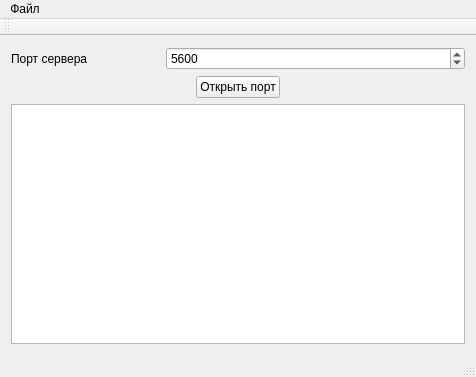
<?xml version="1.0" encoding="UTF-8"?>
<ui version="4.0">
 <class>ChatServerWindow</class>
 <widget class="QMainWindow" name="ChatServerWindow">
  <property name="geometry">
   <rect>
    <x>0</x>
    <y>0</y>
    <width>476</width>
    <height>377</height>
   </rect>
  </property>
  <property name="windowTitle">
   <string>chatserver</string>
  </property>
  <widget class="QWidget" name="centralWidget">
   <layout class="QGridLayout" name="gridLayout">
    <item row="0" column="0">
     <widget class="QLabel" name="label">
      <property name="text">
       <string>Порт сервера</string>
      </property>
     </widget>
    </item>
    <item row="0" column="1" colspan="2">
     <widget class="QSpinBox" name="port_sb">
      <property name="maximum">
       <number>65535</number>
      </property>
      <property name="value">
       <number>5600</number>
      </property>
     </widget>
    </item>
    <item row="2" column="0" colspan="3">
     <widget class="QTextEdit" name="log_edit"/>
    </item>
    <item row="1" column="0" colspan="3">
     <widget class="QWidget" name="widget" native="true">
      <layout class="QHBoxLayout" name="horizontalLayout">
       <property name="leftMargin">
        <number>0</number>
       </property>
       <property name="topMargin">
        <number>0</number>
       </property>
       <property name="rightMargin">
        <number>0</number>
       </property>
       <property name="bottomMargin">
        <number>0</number>
       </property>
       <item>
        <spacer name="horizontalSpacer">
         <property name="orientation">
          <enum>Qt::Horizontal</enum>
         </property>
         <property name="sizeHint" stdset="0">
          <size>
           <width>40</width>
           <height>20</height>
          </size>
         </property>
        </spacer>
       </item>
       <item>
        <widget class="QPushButton" name="openPort_button">
         <property name="text">
          <string>Открыть порт</string>
         </property>
        </widget>
       </item>
       <item>
        <spacer name="horizontalSpacer_2">
         <property name="orientation">
          <enum>Qt::Horizontal</enum>
         </property>
         <property name="sizeHint" stdset="0">
          <size>
           <width>40</width>
           <height>20</height>
          </size>
         </property>
        </spacer>
       </item>
      </layout>
     </widget>
    </item>
   </layout>
  </widget>
  <widget class="QMenuBar" name="menuBar">
   <property name="geometry">
    <rect>
     <x>0</x>
     <y>0</y>
     <width>476</width>
     <height>21</height>
    </rect>
   </property>
   <widget class="QMenu" name="menu">
    <property name="title">
     <string>Файл</string>
    </property>
    <addaction name="separator"/>
    <addaction name="exit_action"/>
   </widget>
   <addaction name="menu"/>
  </widget>
  <widget class="QToolBar" name="mainToolBar">
   <attribute name="toolBarArea">
    <enum>TopToolBarArea</enum>
   </attribute>
   <attribute name="toolBarBreak">
    <bool>false</bool>
   </attribute>
  </widget>
  <widget class="QStatusBar" name="statusBar"/>
  <action name="exit_action">
   <property name="text">
    <string>Выход</string>
   </property>
  </action>
 </widget>
 <layoutdefault spacing="6" margin="11"/>
 <resources/>
 <connections>
  <connection>
   <sender>exit_action</sender>
   <signal>triggered()</signal>
   <receiver>ChatServerWindow</receiver>
   <slot>close()</slot>
   <hints>
    <hint type="sourcelabel">
     <x>-1</x>
     <y>-1</y>
    </hint>
    <hint type="destinationlabel">
     <x>199</x>
     <y>149</y>
    </hint>
   </hints>
  </connection>
 </connections>
</ui>
